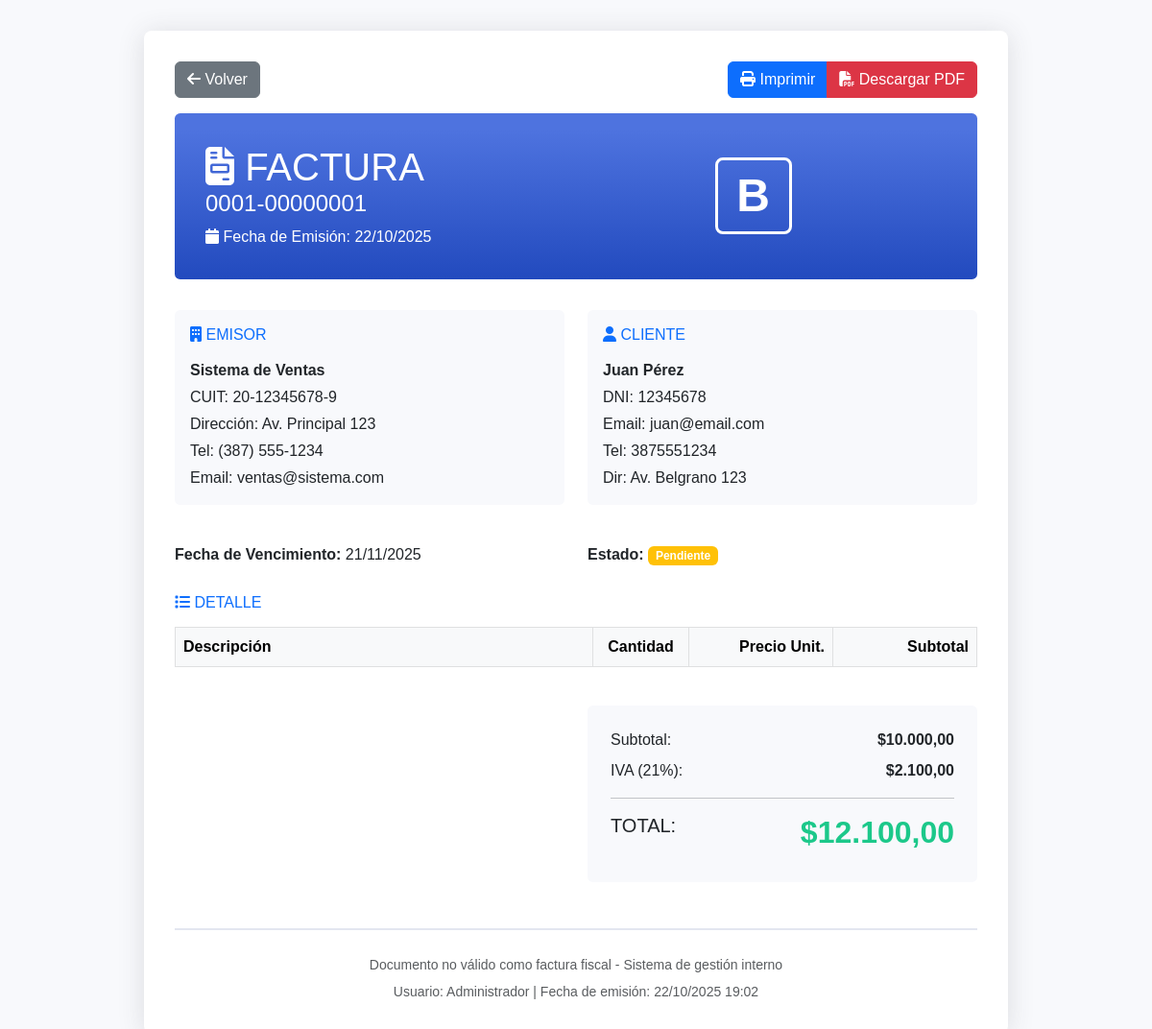
Page /detalle_factura.php?id=1 on the committed database.
### tables this page shows
CREATE TABLE `facturas` (
  `id` int(11) NOT NULL,
  `numero_factura` varchar(50) NOT NULL,
(3, 1, 3, 1, 3500.00, 3500.00),
(4, 2, 4, 2, 2500.00, 5000.00),
(5, 2, 6, 1, 500.00, 500.00),
(6, 3, 8, 1, 15000.00, 15000.00),
(7, 3, 7, 1, 800.00, 800.00),
(8, 4, 9, 1, 5000.00, 5000.00),
(9, 4, 5, 1, 3000.00, 3000.00),
(10, 5, 10, 3, 250000.00, 750000.00),
(11, 6, 2, 1, 1500.00, 1500.00),
(12, 6, 2, 2, 1500.00, 3000.00),
(13, 7, 5, 2, 3000.00, 6000.00),
(14, 7, 8, 3, 15000.00, 45000.00),
(15, 7, 5, 2, 3000.00, 6000.00),
(16, 8, 1, 1, 45000.00, 45000.00),
(17, 9, 4, 2, 2500.00, 5000.00),
(18, 9, 5, 2, 3000.00, 6000.00),
(19, 9, 9, 1, 5000.00, 5000.00),
(20, 10, 8, 1, 15000.00, 15000.00),
(21, 10, 1, 3, 45000.00, 135000.00),
(22, 11, 4, 1, 2500.00, 2500.00),
(23, 11, 1, 3, 45000.00, 135000.00),
(24, 11, 9, 2, 5000.00, 10000.00),
(25, 12, 6, 3, 500.00, 1500.00),
(26, 13, 5, 3, 3000.00, 9000.00),
(27, 14, 6, 3, 500.00, 1500.00),
(28, 14, 7, 1, 800.00, 800.00),
(29, 15, 9, 2, 5000.00, 10000.00),
(30, 16, 4, 3, 2500.00, 7500.00),
(31, 16, 7, 3, 800.00, 2400.00),
(32, 16, 6, 1, 500.00, 500.00),
(33, 17, 7, 2, 800.00, 1600.00),
(34, 17, 1, 1, 45000.00, 45000.00),
(35, 17, 1, 3, 45000.00, 135000.00),
(36, 18, 9, 3, 5000.00, 15000.00),
(37, 18, 4, 1, 2500.00, 2500.00),
(38, 19, 6, 3, 500.00, 1500.00),
(39, 20, 7, 1, 800.00, 800.00),
(40, 21, 3, 1, 3500.00, 3500.00),
(41, 21, 7, 2, 800.00, 1600.00),
(42, 21, 9, 1, 5000.00, 5000.00),
(43, 22, 2, 1, 1500.00, 1500.00),
(44, 22, 4, 2, 2500.00, 5000.00),
(45, 22, 6, 3, 500.00, 1500.00),
(46, 23, 4, 2, 2500.00, 5000.00),
(47, 24, 5, 1, 3000.00, 3000.00),
(48, 24, 7, 1, 800.00, 800.00),
(49, 24, 5, 1, 3000.00, 3000.00),
(50, 25, 8, 3, 15000.00, 45000.00),
(51, 25, 3, 1, 3500.00, 3500.00),
(52, 26, 5, 2, 3000.00, 6000.00),
(53, 26, 1, 1, 45000.00, 45000.00),
(54, 27, 3, 1, 3500.00, 3500.00),
(55, 28, 5, 1, 3000.00, 3000.00),
(56, 29, 5, 2, 3000.00, 6000.00),
(57, 30, 2, 2, 1500.00, 3000.00),
(58, 30, 7, 1, 800.00, 800.00),
(59, 31, 2, 3, 1500.00, 4500.00),
(60, 32, 2, 3, 1500.00, 4500.00),
(61, 32, 1, 3, 45000.00, 135000.00),
(62, 33, 6, 3, 500.00, 1500.00),
(63, 33, 5, 3, 3000.00, 9000.00),
(64, 33, 7, 2, 800.00, 1600.00),
(65, 34, 5, 2, 3000.00, 6000.00),
(66, 34, 9, 1, 5000.00, 5000.00),
(67, 35, 1, 2, 45000.00, 90000.00),
(68, 35, 3, 3, 3500.00, 10500.00),
(69, 35, 5, 2, 3000.00, 6000.00),
(70, 36, 9, 2, 5000.00, 10000.00),
(71, 36, 2, 1, 1500.00, 1500.00),
(72, 37, 7, 2, 800.00, 1600.00),
(73, 37, 7, 2, 800.00, 1600.00),
(74, 37, 5, 3, 3000.00, 9000.00),
(75, 38, 1, 1, 45000.00, 45000.00),
(76, 38, 1, 3, 45000.00, 135000.00),
(77, 38, 5, 3, 3000.00, 9000.00),
(78, 39, 5, 2, 3000.00, 6000.00),
(79, 39, 3, 2, 3500.00, 7000.00),
(80, 39, 2, 3, 1500.00, 4500.00),
(81, 40, 8, 1, 15000.00, 15000.00),
(82, 41, 2, 3, 1500.00, 4500.00),
(83, 41, 9, 2, 5000.00, 10000.00),
(84, 42, 6, 1, 500.00, 500.00),
(85, 42, 3, 3, 3500.00, 10500.00),
(86, 43, 9, 2, 5000.00, 10000.00),
(87, 44, 1, 1, 45000.00, 45000.00),
(88, 44, 1, 2, 45000.00, 90000.00),
(89, 44, 2, 2, 1500.00, 3000.00),
(90, 45, 1, 2, 45000.00, 90000.00),
(91, 45, 7, 2, 800.00, 1600.00),
(92, 46, 5, 3, 3000.00, 9000.00),
(93, 47, 9, 2, 5000.00, 10000.00),
(94, 47, 1, 1, 45000.00, 45000.00),
(95, 47, 3, 1, 3500.00, 3500.00),
(96, 48, 7, 2, 800.00, 1600.00),
(97, 49, 5, 1, 3000.00, 3000.00),
(98, 50, 2, 2, 1500.00, 3000.00),
(99, 50, 9, 3, 5000.00, 15000.00),
(100, 50, 9, 3, 5000.00, 15000.00),
(101, 51, 3, 3, 3500.00, 10500.00),
(102, 52, 7, 2, 800.00, 1600.00);

CREATE TABLE `clientes` (
  `id` int(11) NOT NULL,
  `nombre` varchar(100) NOT NULL,
  `apellido` varchar(100) NOT NULL,
  `email` varchar(100) DEFAULT NULL,
  `telefono` varchar(20) DEFAULT NULL,
  `direccion` text DEFAULT NULL,
  `dni` varchar(20) DEFAULT NULL,
  `estado` tinyint(1) DEFAULT 1,
  `fecha_creacion` timestamp NOT NULL DEFAULT current_timestamp()
);

CREATE TABLE `usuarios` (
  `id` int(11) NOT NULL,
  `nombre` varchar(100) NOT NULL,
  `email` varchar(100) NOT NULL,
  `password` varchar(255) NOT NULL,
  `rol` enum('admin','vendedor') DEFAULT 'vendedor',
  `fecha_creacion` timestamp NOT NULL DEFAULT current_timestamp()
);

### config.php (called while the page is built, shortened)
<?php
function formatear_precio($precio)
{
    return '$' . number_format($precio, 2, ',', '.');
}

### detalle_factura.php (the view, shortened to what this page needs)
<?php
require_once 'config.php';
$factura_id = isset($_GET['id']) ? intval($_GET['id']) : 0;
$sql_factura = "SELECT f.*, c.nombre as cliente_nombre, c.apellido as cliente_apellido,
                c.dni, c.email, c.telefono, c.direccion,
                u.nombre as usuario_nombre
                FROM facturas f
                INNER JOIN clientes c ON f.cliente_id = c.id
                INNER JOIN usuarios u ON f.usuario_id = u.id
                WHERE f.id = ?";
$stmt = $conn->prepare($sql_factura);
$stmt->bind_param("i", $factura_id);
$stmt->execute();
$factura = $stmt->get_result()->fetch_assoc();
?>
<!DOCTYPE html>
<html lang="es">
<head>
    <link href="https://cdnjs.cloudflare.com/ajax/libs/bootstrap/5.3.0/css/bootstrap.min.css" rel="stylesheet">
    <link href="https://cdnjs.cloudflare.com/ajax/libs/font-awesome/6.4.0/css/all.min.css" rel="stylesheet">
</head>
<body>
    <div class="factura-container">
        <div class="d-flex justify-content-between mb-3 no-print">
            <a href="facturas.php" class="btn btn-secondary">
                <i class="fas fa-arrow-left"></i> Volver
            </a>
            <div class="btn-group">
                <button onclick="window.print()" class="btn btn-primary">
                    <i class="fas fa-print"></i> Imprimir
                </button>
                <button onclick="window.location.href='generar_pdf_factura.php?id=<?php echo $factura_id; ?>'" class="btn btn-danger">
                    <i class="fas fa-file-pdf"></i> Descargar PDF
                </button>
            </div>
        </div>
        <div class="factura-header">
            <div class="row align-items-center">
                <div class="col-md-8">
                    <h1 class="mb-0">
                        <i class="fas fa-file-invoice"></i>
                        <?php echo strtoupper($factura['tipo_comprobante']); ?>
                    </h1>
                    <h4><?php echo $factura['numero_factura']; ?></h4>
                    <p class="mb-0">
                        <i class="fas fa-calendar"></i>
                        Fecha de Emisión: <?php echo date('d/m/Y', strtotime($factura['fecha_emision'])); ?>
                    </p>
                </div>
                <div class="col-md-4 text-end">
                    <div class="factura-tipo">
                        <?php echo $factura['tipo']; ?>
                    </div>
                </div>
            </div>
        </div>
        <div class="row mb-4">
            <div class="col-md-6">
                <div class="info-section">
                    <h6 class="text-primary mb-3"><i class="fas fa-building"></i> EMISOR</h6>
                    <p class="mb-1"><strong>Sistema de Ventas</strong></p>
                    <p class="mb-1">CUIT: 20-12345678-9</p>
                    <p class="mb-1">Dirección: Av. Principal 123</p>
                    <p class="mb-1">Tel: (387) 555-1234</p>
                    <p class="mb-0">Email: ventas@sistema.com</p>
                </div>
            </div>
            <div class="col-md-6">
                <div class="info-section">
                    <h6 class="text-primary mb-3"><i class="fas fa-user"></i> CLIENTE</h6>
                    <p class="mb-1">
                        <strong><?php echo $factura['cliente_nombre'] . ' ' . $factura['cliente_apellido']; ?></strong>
                    </p>
                    <p class="mb-1">DNI: <?php echo $factura['dni']; ?></p>
                    <?php if ($factura['email']): ?>
                        <p class="mb-1">Email: <?php echo $factura['email']; ?></p>
                    <?php endif; ?>
                    <?php if ($factura['telefono']): ?>
                        <p class="mb-1">Tel: <?php echo $factura['telefono']; ?></p>
                    <?php endif; ?>
                    <?php if ($factura['direccion']): ?>
                        <p class="mb-0">Dir: <?php echo $factura['direccion']; ?></p>
                    <?php endif; ?>
                </div>
            </div>
        </div>
        <div class="row mb-4">
            <div class="col-md-6">
                <p class="mb-1"><strong>Fecha de Vencimiento:</strong>
                    <?php echo $factura['fecha_vencimiento'] ? date('d/m/Y', strtotime($factura['fecha_vencimiento'])) : 'N/A'; ?>
                </p>
            </div>
            <div class="col-md-6">
                <p class="mb-1"><strong>Estado:</strong>
                    <span class="badge bg-<?php
                        echo $factura['estado'] == 'pagada' ? 'success' :
                            ($factura['estado'] == 'pendiente' ? 'warning' : 'danger');
                    ?>">
                        <?php echo ucfirst($factura['estado']); ?>
                    </span>
                </p>
            </div>
        </div>
        <h6 class="text-primary mb-3"><i class="fas fa-list"></i> DETALLE</h6>
        <div class="table-responsive mb-4">
            <table class="table table-bordered">
                <thead class="table-light">
                    <tr>
                        <th>Descripción</th>
                        <th class="text-center" width="100">Cantidad</th>
                        <th class="text-end" width="150">Precio Unit.</th>
                        <th class="text-end" width="150">Subtotal</th>
                    </tr>
                </thead>
            </table>
        </div>
        <div class="row">
            <div class="col-md-6">
            </div>
            <div class="col-md-6">
                <div class="total-box">
                    <div class="d-flex justify-content-between mb-2">
                        <span>Subtotal:</span>
                        <strong><?php echo formatear_precio($factura['subtotal']); ?></strong>
                    </div>
                    <div class="d-flex justify-content-between mb-2">
                        <span>IVA (21%):</span>
                        <strong><?php echo formatear_precio($factura['iva']); ?></strong>
                    </div>
                    <hr>
                    <div class="d-flex justify-content-between">
                        <h5>TOTAL:</h5>
                        <h3 class="total-amount"><?php echo formatear_precio($factura['total']); ?></h3>
                    </div>
                </div>
            </div>
        </div>
        <div class="text-center mt-5 pt-4" style="border-top: 2px solid #e3e6f0;">
            <p class="text-muted mb-1">
                <small>Documento no válido como factura fiscal - Sistema de gestión interno</small>
            </p>
            <p class="text-muted mb-0">
                <small>Usuario: <?php echo $factura['usuario_nombre']; ?> |
                Fecha de emisión: <?php echo date('d/m/Y H:i', strtotime($factura['fecha_creacion'])); ?></small>
            </p>
        </div>
    </div>
</body>
</html>

### detalle_factura.php (style rules this page uses)
:root { --primary: #4e73df; --success: #1cc88a; }
body { font-family: 'Nunito', sans-serif; background-color: #f8f9fc; }
.factura-container { max-width: 900px; margin: 2rem auto; background: white; padding: 2rem; border-radius: 0.5rem; box-shadow: 0 0.15rem 1.75rem 0 rgba(58, 59, 69, 0.15); }
.factura-header { background: linear-gradient(180deg, #4e73df 10%, #224abe 100%); color: white; padding: 2rem; border-radius: 0.35rem; margin-bottom: 2rem; }
.factura-tipo { font-size: 3rem; font-weight: bold; border: 3px solid white; width: 80px; height: 80px; display: flex; align-items: center; justify-content: center; border-radius: 0.5rem; }
.info-section { background-color: #f8f9fc; padding: 1rem; border-radius: 0.35rem; margin-bottom: 1rem; }
.total-box { background-color: #f8f9fc; padding: 1.5rem; border-radius: 0.35rem; text-align: right; }
.total-amount { font-size: 2rem; font-weight: bold; color: var(--success); }

### rows in the picture
facturas: tipo_comprobante "FACTURA", numero_factura "0001-00000001", fecha_emision "22/10/2025", tipo "B", cliente.nombre "Juan", cliente.apellido "Pérez", cliente.dni "12345678", cliente.email "juan@email.com", cliente.telefono "3875551234", cliente.direccion "Av. Belgrano 123", fecha_vencimiento "21/11/2025", estado "Pendiente", subtotal "$10.000,00", iva "$2.100,00", total "$12.100,00", usuario.nombre "Administrador", fecha_creacion "22/10/2025 19:02"
